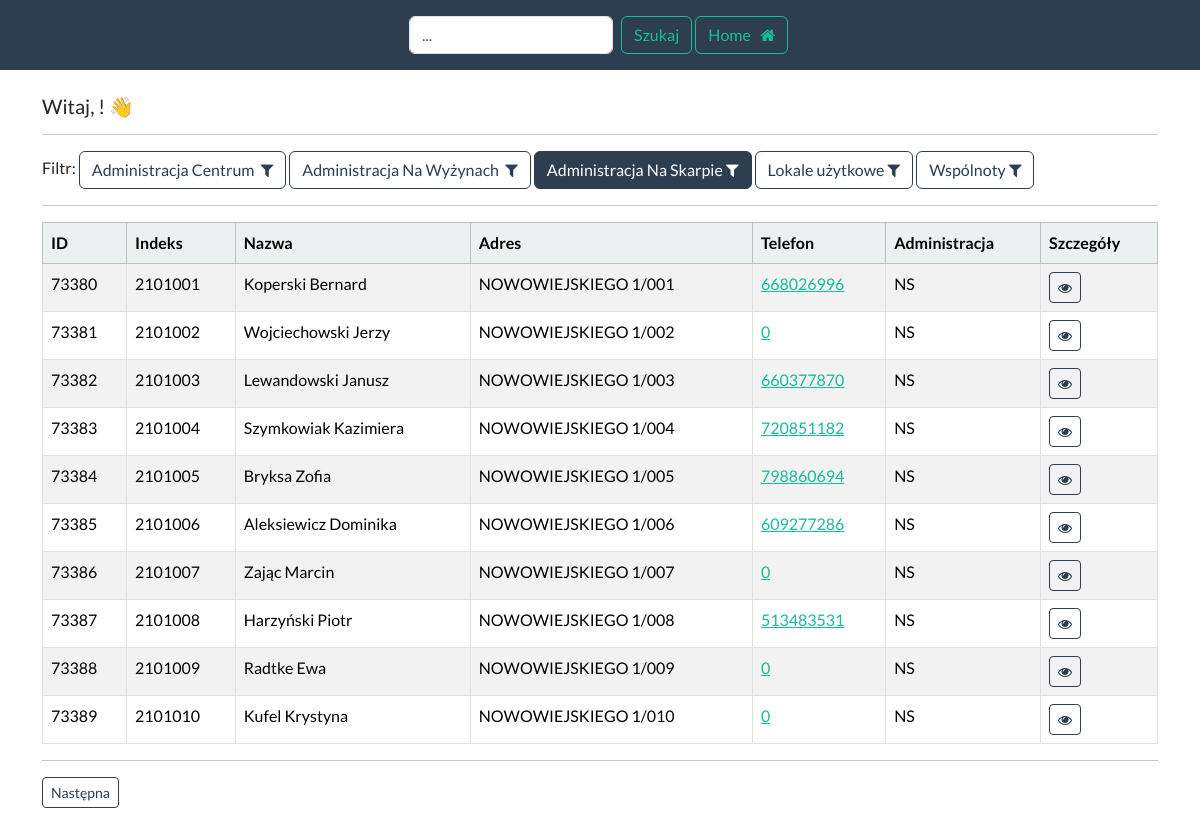
The app's page /telefony/dashboard_ns (signed in) with its own data.
### telefony/models.py (models this page shows, shortened)
class Mieszkaniec(models.Model):
    data_utworzenia = models.CharField(max_length=15, blank=True)
    indeks = models.CharField(max_length=7, blank=True)
    nazwa = models.CharField(max_length=255, blank=True)
    adres = models.CharField(max_length=255, blank=True)
    klatka = models.CharField(max_length=2, blank=True)
    telefon = models.CharField(max_length=20, blank=True)
    telefon2 = models.CharField(max_length=20, blank=True)
    telefon3 = models.CharField(max_length=20, blank=True)
    symbol_budynku = models.CharField(max_length=4, blank=True)
    tak = "tak"
    nie = "nie"
    zgoda_wybor = [
        (tak, "tak"),
        (nie, "nie")
    ]
    zgoda = models.CharField(
        max_length=3,
        choices=zgoda_wybor,
        default=tak,
    )
    ce = "CE"
    nw = "NW"
    ns = "NS"
    administracja_wybor = [
        (ns, "NS"),
        (nw, "NW"),
        (ce, "CE")
    ]
    administracja = models.CharField(
        max_length=2,
        choices=administracja_wybor,
        default=ce,
    )
    content = models.TextField(max_length=160, blank=True, null=True)
    phone = models.TextField(blank=True, null=True)

### telefony/views.py (the view)
# urls.py: path("dashboard_ns", views.dashboard_ns,
@login_required(login_url="login")
def dashboard_ns(request):
	my_records = Mieszkaniec.objects.all().filter(administracja="NS")
	p = Paginator(Mieszkaniec.objects.all().filter(administracja="NS"), 10)
	page = request.GET.get("page")
	my_record = p.get_page(page)
	return render(request, "dashboard-ns.html",
				  {"records": my_records, "my_record": my_record})

### telefony/templates/dashboard-ns.html (shortened to what this page needs)
{% extends 'base-telefony-ns.html' %}
{% block content %}
    <h5> Witaj, {{ user.first_name }} {{ user.last_name }}! 👋 </h5>
    <hr>
    Filtr:
    <a class="btn btn-outline-primary" href="{% url 'dashboard_ce' %}">Administracja Centrum &nbsp;<i
            class="fa fa-filter"
            aria-hidden="true"></i> </a>
    <a class="btn btn-outline-primary" href="{% url 'dashboard_nw' %}">Administracja Na Wyżynach &nbsp;<i
            class="fa fa-filter"
            aria-hidden="true"></i> </a>
    <a class="btn btn-primary" href="{% url 'dashboard_ns' %}">Administracja Na Skarpie&nbsp;<i
            class="fa fa-filter"
            aria-hidden="true"></i> </a>
    <a class="btn btn-outline-primary" href="{% url 'dashboard_lu' %}">Lokale użytkowe&nbsp;<i
            class="fa fa-filter"
            aria-hidden="true"></i> </a>
    <a class="btn btn-outline-primary" href="{% url 'dashboard_w' %}">Wspólnoty&nbsp;<i
            class="fa fa-filter"
            aria-hidden="true"></i> </a>
    <hr>
    <table class="table  table-bordered table-striped" id="sample_data">
        <thead class="table-light">
        <tr>
            <th scope="col"> ID</th>
            <th scope="col"> Indeks</th>
            <th scope="col"> Nazwa</th>
            <th scope="col"> Adres</th>
            <th scope="col"> Telefon</th>
            <th scope="col"> Administracja</th>
            <th scope="col"> Szczegóły</th>
        </tr>
        </thead>
        <tbody>
        {% for record in my_record %}
            <tr>
                <td> {{ record.id }} </td>
                <td> {{ record.indeks }} </td>
                <td> {{ record.nazwa }}</td>
                <td> {{ record.adres }} </td>
                <td> <a href="{{ record.telefon }}">{{ record.telefon }}</a> </td>
                <td> {{ record.administracja }} </td>
                <td><a class="btn btn-outline-primary btn-sm" href="{% url 'view_telefony' record.id %}">
                    <i class="fa fa-eye" aria-hidden="true"></i> </a></td>
            </tr>
        {% endfor %}
        </tbody>
    </table>
    <hr>
    <nav aria-label="Page navigation example">
        <ul class="pagination">
            {% if my_record.has_next %}
                <a class="btn btn-outline-primary btn-sm" href="?page={{ my_record.next_page_number }}">Następna</a>
            {% endif %}
        </ul>
    </nav>
{% endblock %}

### records on screen
Mieszkaniec: id "73380", indeks "2101001", nazwa "Koperski Bernard", adres "NOWOWIEJSKIEGO 1/001", telefon "668026996", administracja "NS"
Mieszkaniec: id "73381", indeks "2101002", nazwa "Wojciechowski Jerzy", adres "NOWOWIEJSKIEGO 1/002", telefon "0", administracja "NS"
Mieszkaniec: id "73382", indeks "2101003", nazwa "Lewandowski Janusz", adres "NOWOWIEJSKIEGO 1/003", telefon "660377870", administracja "NS"
Mieszkaniec: id "73383", indeks "2101004", nazwa "Szymkowiak Kazimiera", adres "NOWOWIEJSKIEGO 1/004", telefon "720851182", administracja "NS"
Mieszkaniec: id "73384", indeks "2101005", nazwa "Bryksa Zofia", adres "NOWOWIEJSKIEGO 1/005", telefon "798860694", administracja "NS"
Mieszkaniec: id "73385", indeks "2101006", nazwa "Aleksiewicz Dominika", adres "NOWOWIEJSKIEGO 1/006", telefon "609277286", administracja "NS"
Mieszkaniec: id "73386", indeks "2101007", nazwa "Zając Marcin", adres "NOWOWIEJSKIEGO 1/007", telefon "0", administracja "NS"
Mieszkaniec: id "73387", indeks "2101008", nazwa "Harzyński Piotr", adres "NOWOWIEJSKIEGO 1/008", telefon "513483531", administracja "NS"
Mieszkaniec: id "73388", indeks "2101009", nazwa "Radtke Ewa", adres "NOWOWIEJSKIEGO 1/009", telefon "0", administracja "NS"
Mieszkaniec: id "73389", indeks "2101010", nazwa "Kufel Krystyna", adres "NOWOWIEJSKIEGO 1/010", telefon "0", administracja "NS"
